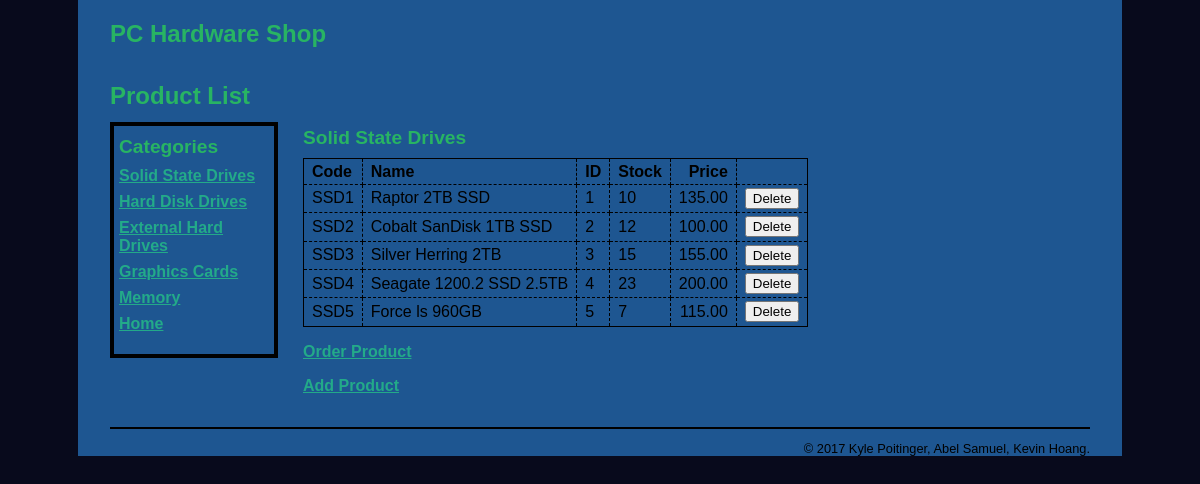
The app's page /product_manager/index.php with its own data.
### tables this page shows
CREATE TABLE categories (
  categoryID       INT(11)        NOT NULL   AUTO_INCREMENT,
  categoryName     VARCHAR(255)   NOT NULL,
  PRIMARY KEY (categoryID)
);

CREATE TABLE products (
  productID        INT(11)        NOT NULL   AUTO_INCREMENT,
  categoryID       INT(11)        NOT NULL,
  productCode      VARCHAR(20)    NOT NULL   UNIQUE,
  productName      VARCHAR(255)   NOT NULL,
  listPrice        DECIMAL(10,2)  NOT NULL,
  stock            INT(11)        Not Null,
  PRIMARY KEY (productID)
);

### model/category_db.php (called while the page is built, shortened)
<?php
function get_categories() {
    global $db;
    $query = 'SELECT * FROM categories
              ORDER BY categoryID';
    $statement = $db->prepare($query);
    $statement->execute();
    return $statement;
}
function get_category_name($category_id) {
    global $db;
    $query = 'SELECT * FROM categories
              WHERE categoryID = :category_id';
    $statement = $db->prepare($query);
    $statement->bindValue(':category_id', $category_id);
    $statement->execute();
    $category = $statement->fetch();
    $category_name = $category['categoryName'];
    return $category_name;
}
?>

### model/product_db.php (called while the page is built, shortened)
<?php
function get_products_by_category($category_id) {
    global $db;
    $query = 'SELECT * FROM products
              WHERE products.categoryID = :category_id
              ORDER BY productID';
    $statement = $db->prepare($query);
    $statement->bindValue(":category_id", $category_id);
    $statement->execute();
    $products = $statement->fetchAll();
    return $products;
}
?>

### product_manager/product_list.php (the view, shortened to what this page needs)
<?php include '../view/header.php'; ?>
<main>
    <h1>Product List</h1>
    <aside>
        <h2>Categories</h2>
        <nav>
        <ul>
        <?php foreach ($categories as $category) : ?>
            <li>
            <a href="?category_id=<?php echo $category['categoryID']; ?>">
                <?php echo $category['categoryName']; ?>
            </a>
            </li>
        <?php endforeach; ?>
        <a href="/PChardwareshop/index.php">Home</a>
        </ul>
        </nav>
    </aside>
    <section>
        <h2><?php echo $category_name; ?></h2>
        <table>
            <tr>
                <th>Code</th>
                <th>Name</th>
                <th>ID</th>
                <th>Stock</th>
                <th class="right">Price</th>
                <th>&nbsp;</th>
            </tr>
            <?php foreach ($products as $product) : ?>
            <tr>
                <td><?php echo $product['productCode']; ?></td>
                <td><?php echo $product['productName']; ?></td>
                <td><?php echo $product['productID']; ?></td>
                <td><?php echo $product['stock']; ?></td>
                <td class="right"><?php echo $product['listPrice']; ?></td>
                <td><form action="." method="post">
                    <input type="submit" value="Delete">
                </form></td>
            </tr>
            <?php endforeach; ?>
        </table>
        <p><a href="?action=show_order_form">Order Product</a></p>
        <p class="last_paragraph">
            <a href="?action=show_add_form">Add Product</a>
        </p>
    </section>
</main>
<?php include '../view/footer.php'; ?>

### main.css (style rules this page uses)
html { background-color: #080a1c; }
body { font-family: Arial, Helvetica, sans-serif; width: 980px; margin: 0 auto; padding: 0 2em; background-color: #1e5691; }
aside { float: left; width: 150px; border: 4px solid black; padding: 5px; }
section { float: left; width: 600px; padding-left: 25px; }
h1 { font-size: 150%; margin: .5em 0; }
h2 { font-size: 120%; margin: .25em 0 .5em; }
h1, h2 { color: #28B463; }
ul { list-style-type: none; margin: 0; padding-left: 0; padding-bottom: 1em; }
li { padding-bottom: 0.5em; }
a { color: #23aa89; font-weight: bold; }
table { border: 1px solid black; border-collapse: collapse; margin-bottom: 1em; }
td, th { border: 1px dashed black; padding: .2em .5em .2em .5em; text-align: left; }
.right { text-align: right; }
.last_paragraph { margin-bottom: 2em; }

### records on screen
categories: categoryName "Solid State Drives"
categories: categoryName "Hard Disk Drives"
categories: categoryName "External Hard Drives"
categories: categoryName "Graphics Cards"
categories: categoryName "Memory"
products: productCode "SSD1", productName "Raptor 2TB SSD", productID "1", stock "10", listPrice "135.00"
products: productCode "SSD2", productName "Cobalt SanDisk 1TB SSD", productID "2", stock "12", listPrice "100.00"
products: productCode "SSD3", productName "Silver Herring 2TB", productID "3", stock "15", listPrice "155.00"
products: productCode "SSD4", productName "Seagate 1200.2 SSD 2.5TB", productID "4", stock "23", listPrice "200.00"
products: productCode "SSD5", productName "Force ls 960GB", productID "5", stock "7", listPrice "115.00"
